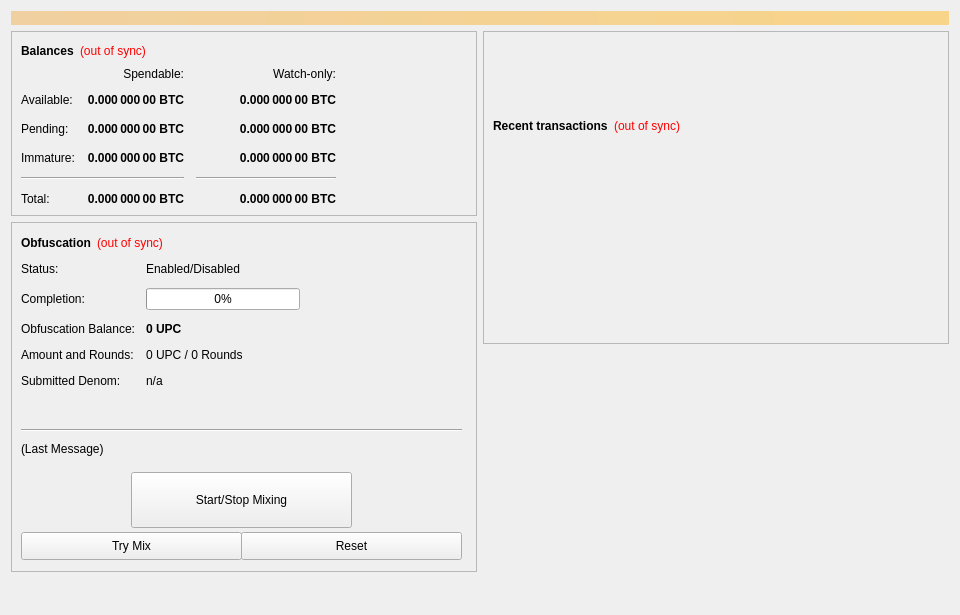
<?xml version="1.0" encoding="UTF-8"?>
<ui version="4.0">
 <class>OverviewPage</class>
 <widget class="QWidget" name="OverviewPage">
  <property name="geometry">
   <rect>
    <x>0</x>
    <y>0</y>
    <width>960</width>
    <height>615</height>
   </rect>
  </property>
  <property name="minimumSize">
   <size>
    <width>960</width>
    <height>0</height>
   </size>
  </property>
  <property name="windowTitle">
   <string>Form</string>
  </property>
  <layout class="QVBoxLayout" name="topLayout">
   <item>
    <widget class="QLabel" name="labelAlerts">
     <property name="visible">
      <bool>false</bool>
     </property>
     <property name="styleSheet">
      <string notr="true">background-color: qlineargradient(x1: 0, y1: 0, x2: 1, y2: 0, stop:0 #F0D0A0, stop:1 #F8D488); color:#000000;</string>
     </property>
     <property name="wordWrap">
      <bool>true</bool>
     </property>
     <property name="margin">
      <number>3</number>
     </property>
    </widget>
   </item>
   <item>
    <layout class="QHBoxLayout" name="horizontalLayout" stretch="1,1">
     <item>
      <layout class="QVBoxLayout" name="verticalLayout_2">
       <item>
        <widget class="QFrame" name="frame">
         <property name="frameShape">
          <enum>QFrame::StyledPanel</enum>
         </property>
         <property name="frameShadow">
          <enum>QFrame::Raised</enum>
         </property>
         <layout class="QVBoxLayout" name="verticalLayout_4">
          <item>
           <layout class="QHBoxLayout" name="horizontalLayout_4">
            <item>
             <widget class="QLabel" name="label_5">
              <property name="font">
               <font>
                <weight>75</weight>
                <bold>true</bold>
               </font>
              </property>
              <property name="text">
               <string>Balances</string>
              </property>
             </widget>
            </item>
            <item>
             <widget class="QLabel" name="labelWalletStatus">
              <property name="cursor">
               <cursorShape>WhatsThisCursor</cursorShape>
              </property>
              <property name="toolTip">
               <string>The displayed information may be out of date. Your wallet automatically synchronizes with the UltraPayCoin network after a connection is established, but this process has not completed yet.</string>
              </property>
              <property name="styleSheet">
               <string notr="true">QLabel { color: red; }</string>
              </property>
              <property name="text">
               <string notr="true">(out of sync)</string>
              </property>
              <property name="alignment">
               <set>Qt::AlignLeading|Qt::AlignLeft|Qt::AlignVCenter</set>
              </property>
             </widget>
            </item>
            <item>
             <spacer name="horizontalSpacer_3">
              <property name="orientation">
               <enum>Qt::Horizontal</enum>
              </property>
              <property name="sizeHint" stdset="0">
               <size>
                <width>40</width>
                <height>20</height>
               </size>
              </property>
             </spacer>
            </item>
           </layout>
          </item>
          <item>
           <layout class="QGridLayout" name="gridLayout">
            <property name="spacing">
             <number>12</number>
            </property>
            <item row="2" column="2">
             <widget class="QLabel" name="labelWatchPending">
              <property name="font">
               <font>
                <weight>75</weight>
                <bold>true</bold>
               </font>
              </property>
              <property name="cursor">
               <cursorShape>IBeamCursor</cursorShape>
              </property>
              <property name="toolTip">
               <string>Unconfirmed transactions to watch-only addresses</string>
              </property>
              <property name="text">
               <string notr="true">0.000 000 00 BTC</string>
              </property>
              <property name="alignment">
               <set>Qt::AlignRight|Qt::AlignTrailing|Qt::AlignVCenter</set>
              </property>
              <property name="textInteractionFlags">
               <set>Qt::LinksAccessibleByMouse|Qt::TextSelectableByKeyboard|Qt::TextSelectableByMouse</set>
              </property>
             </widget>
            </item>
            <item row="2" column="1">
             <widget class="QLabel" name="labelUnconfirmed">
              <property name="font">
               <font>
                <weight>75</weight>
                <bold>true</bold>
               </font>
              </property>
              <property name="cursor">
               <cursorShape>IBeamCursor</cursorShape>
              </property>
              <property name="toolTip">
               <string>Total of transactions that have yet to be confirmed, and do not yet count toward the spendable balance</string>
              </property>
              <property name="text">
               <string notr="true">0.000 000 00 BTC</string>
              </property>
              <property name="alignment">
               <set>Qt::AlignRight|Qt::AlignTrailing|Qt::AlignVCenter</set>
              </property>
              <property name="textInteractionFlags">
               <set>Qt::LinksAccessibleByMouse|Qt::TextSelectableByKeyboard|Qt::TextSelectableByMouse</set>
              </property>
             </widget>
            </item>
            <item row="3" column="2">
             <widget class="QLabel" name="labelWatchImmature">
              <property name="font">
               <font>
                <weight>75</weight>
                <bold>true</bold>
               </font>
              </property>
              <property name="cursor">
               <cursorShape>IBeamCursor</cursorShape>
              </property>
              <property name="toolTip">
               <string>Staked or masternode rewards in watch-only addresses that has not yet matured</string>
              </property>
              <property name="text">
               <string notr="true">0.000 000 00 BTC</string>
              </property>
              <property name="alignment">
               <set>Qt::AlignRight|Qt::AlignTrailing|Qt::AlignVCenter</set>
              </property>
              <property name="textInteractionFlags">
               <set>Qt::LinksAccessibleByMouse|Qt::TextSelectableByKeyboard|Qt::TextSelectableByMouse</set>
              </property>
             </widget>
            </item>
            <item row="4" column="0" colspan="2">
             <widget class="Line" name="lineSpendableBalance">
              <property name="orientation">
               <enum>Qt::Horizontal</enum>
              </property>
             </widget>
            </item>
            <item row="4" column="2">
             <widget class="Line" name="lineWatchBalance">
              <property name="sizePolicy">
               <sizepolicy hsizetype="Preferred" vsizetype="Fixed">
                <horstretch>0</horstretch>
                <verstretch>0</verstretch>
               </sizepolicy>
              </property>
              <property name="minimumSize">
               <size>
                <width>140</width>
                <height>0</height>
               </size>
              </property>
              <property name="orientation">
               <enum>Qt::Horizontal</enum>
              </property>
             </widget>
            </item>
            <item row="5" column="0">
             <widget class="QLabel" name="labelTotalText">
              <property name="text">
               <string>Total:</string>
              </property>
             </widget>
            </item>
            <item row="3" column="1">
             <widget class="QLabel" name="labelImmature">
              <property name="font">
               <font>
                <weight>75</weight>
                <bold>true</bold>
               </font>
              </property>
              <property name="cursor">
               <cursorShape>IBeamCursor</cursorShape>
              </property>
              <property name="toolTip">
               <string>Staked or masternode rewards that has not yet matured</string>
              </property>
              <property name="text">
               <string notr="true">0.000 000 00 BTC</string>
              </property>
              <property name="alignment">
               <set>Qt::AlignRight|Qt::AlignTrailing|Qt::AlignVCenter</set>
              </property>
              <property name="textInteractionFlags">
               <set>Qt::LinksAccessibleByMouse|Qt::TextSelectableByKeyboard|Qt::TextSelectableByMouse</set>
              </property>
             </widget>
            </item>
            <item row="2" column="3">
             <spacer name="horizontalSpacer_2">
              <property name="orientation">
               <enum>Qt::Horizontal</enum>
              </property>
              <property name="sizeHint" stdset="0">
               <size>
                <width>40</width>
                <height>20</height>
               </size>
              </property>
             </spacer>
            </item>
            <item row="3" column="0">
             <widget class="QLabel" name="labelImmatureText">
              <property name="text">
               <string>Immature:</string>
              </property>
             </widget>
            </item>
            <item row="5" column="1">
             <widget class="QLabel" name="labelTotal">
              <property name="font">
               <font>
                <weight>75</weight>
                <bold>true</bold>
               </font>
              </property>
              <property name="cursor">
               <cursorShape>IBeamCursor</cursorShape>
              </property>
              <property name="toolTip">
               <string>Your current total balance</string>
              </property>
              <property name="text">
               <string notr="true">0.000 000 00 BTC</string>
              </property>
              <property name="alignment">
               <set>Qt::AlignRight|Qt::AlignTrailing|Qt::AlignVCenter</set>
              </property>
              <property name="textInteractionFlags">
               <set>Qt::LinksAccessibleByMouse|Qt::TextSelectableByKeyboard|Qt::TextSelectableByMouse</set>
              </property>
             </widget>
            </item>
            <item row="5" column="2">
             <widget class="QLabel" name="labelWatchTotal">
              <property name="font">
               <font>
                <weight>75</weight>
                <bold>true</bold>
               </font>
              </property>
              <property name="cursor">
               <cursorShape>IBeamCursor</cursorShape>
              </property>
              <property name="toolTip">
               <string>Current total balance in watch-only addresses</string>
              </property>
              <property name="text">
               <string notr="true">0.000 000 00 BTC</string>
              </property>
              <property name="alignment">
               <set>Qt::AlignRight|Qt::AlignTrailing|Qt::AlignVCenter</set>
              </property>
              <property name="textInteractionFlags">
               <set>Qt::LinksAccessibleByMouse|Qt::TextSelectableByKeyboard|Qt::TextSelectableByMouse</set>
              </property>
             </widget>
            </item>
            <item row="0" column="2">
             <widget class="QLabel" name="labelWatchonly">
              <property name="text">
               <string>Watch-only:</string>
              </property>
              <property name="alignment">
               <set>Qt::AlignRight|Qt::AlignTrailing|Qt::AlignVCenter</set>
              </property>
             </widget>
            </item>
            <item row="1" column="0">
             <widget class="QLabel" name="labelBalanceText">
              <property name="text">
               <string>Available:</string>
              </property>
             </widget>
            </item>
            <item row="1" column="1">
             <widget class="QLabel" name="labelBalance">
              <property name="font">
               <font>
                <weight>75</weight>
                <bold>true</bold>
               </font>
              </property>
              <property name="cursor">
               <cursorShape>IBeamCursor</cursorShape>
              </property>
              <property name="toolTip">
               <string>Your current spendable balance</string>
              </property>
              <property name="text">
               <string notr="true">0.000 000 00 BTC</string>
              </property>
              <property name="alignment">
               <set>Qt::AlignRight|Qt::AlignTrailing|Qt::AlignVCenter</set>
              </property>
              <property name="textInteractionFlags">
               <set>Qt::LinksAccessibleByMouse|Qt::TextSelectableByKeyboard|Qt::TextSelectableByMouse</set>
              </property>
             </widget>
            </item>
            <item row="1" column="2">
             <widget class="QLabel" name="labelWatchAvailable">
              <property name="font">
               <font>
                <weight>75</weight>
                <bold>true</bold>
               </font>
              </property>
              <property name="cursor">
               <cursorShape>IBeamCursor</cursorShape>
              </property>
              <property name="toolTip">
               <string>Your current balance in watch-only addresses</string>
              </property>
              <property name="text">
               <string notr="true">0.000 000 00 BTC</string>
              </property>
              <property name="alignment">
               <set>Qt::AlignRight|Qt::AlignTrailing|Qt::AlignVCenter</set>
              </property>
              <property name="textInteractionFlags">
               <set>Qt::LinksAccessibleByMouse|Qt::TextSelectableByKeyboard|Qt::TextSelectableByMouse</set>
              </property>
             </widget>
            </item>
            <item row="2" column="0">
             <widget class="QLabel" name="labelPendingText">
              <property name="text">
               <string>Pending:</string>
              </property>
             </widget>
            </item>
            <item row="0" column="1">
             <widget class="QLabel" name="labelSpendable">
              <property name="text">
               <string>Spendable:</string>
              </property>
              <property name="alignment">
               <set>Qt::AlignRight|Qt::AlignTrailing|Qt::AlignVCenter</set>
              </property>
             </widget>
            </item>
           </layout>
          </item>
         </layout>
        </widget>
       </item>
       <item>
        <widget class="QFrame" name="frameObfuscation">
         <property name="minimumSize">
          <size>
           <width>0</width>
           <height>350</height>
          </size>
         </property>
         <property name="layoutDirection">
          <enum>Qt::LeftToRight</enum>
         </property>
         <property name="frameShape">
          <enum>QFrame::StyledPanel</enum>
         </property>
         <property name="frameShadow">
          <enum>QFrame::Raised</enum>
         </property>
         <widget class="QWidget" name="formLayoutWidget">
          <property name="geometry">
           <rect>
            <x>10</x>
            <y>40</y>
            <width>451</width>
            <height>161</height>
           </rect>
          </property>
          <layout class="QFormLayout" name="formLayout">
           <property name="fieldGrowthPolicy">
            <enum>QFormLayout::AllNonFixedFieldsGrow</enum>
           </property>
           <property name="horizontalSpacing">
            <number>11</number>
           </property>
           <property name="verticalSpacing">
            <number>12</number>
           </property>
           <item row="0" column="0">
            <widget class="QLabel" name="label_6">
             <property name="text">
              <string>Status:</string>
             </property>
            </widget>
           </item>
           <item row="1" column="0">
            <widget class="QLabel" name="label_7">
             <property name="text">
              <string>Completion:</string>
             </property>
            </widget>
           </item>
           <item row="1" column="1">
            <widget class="QProgressBar" name="obfuscationProgress">
             <property name="maximumSize">
              <size>
               <width>154</width>
               <height>16777215</height>
              </size>
             </property>
             <property name="value">
              <number>0</number>
             </property>
            </widget>
           </item>
           <item row="2" column="0">
            <widget class="QLabel" name="labelAnonymizedText">
             <property name="text">
              <string>Obfuscation Balance:</string>
             </property>
            </widget>
           </item>
           <item row="2" column="1">
            <widget class="QLabel" name="labelAnonymized">
             <property name="font">
              <font>
               <weight>75</weight>
               <bold>true</bold>
              </font>
             </property>
             <property name="text">
              <string notr="true">0 UPC</string>
             </property>
            </widget>
           </item>
           <item row="3" column="0">
            <widget class="QLabel" name="label_8">
             <property name="text">
              <string>Amount and Rounds:</string>
             </property>
            </widget>
           </item>
           <item row="3" column="1">
            <widget class="QLabel" name="labelAmountRounds">
             <property name="text">
              <string>0 UPC / 0 Rounds</string>
             </property>
            </widget>
           </item>
           <item row="4" column="0">
            <widget class="QLabel" name="label_9">
             <property name="text">
              <string>Submitted Denom:</string>
             </property>
            </widget>
           </item>
           <item row="4" column="1">
            <widget class="QLabel" name="labelSubmittedDenom">
             <property name="toolTip">
              <string>The denominations you submitted to the Masternode.&lt;br&gt;To mix, other users must submit the exact same denominations.</string>
             </property>
             <property name="text">
              <string>n/a</string>
             </property>
            </widget>
           </item>
           <item row="0" column="1">
            <widget class="QLabel" name="obfuscationEnabled">
             <property name="text">
              <string>Enabled/Disabled</string>
             </property>
            </widget>
           </item>
          </layout>
         </widget>
         <widget class="QPushButton" name="runAutoDenom">
          <property name="geometry">
           <rect>
            <x>251</x>
            <y>17</y>
            <width>1</width>
            <height>1</height>
           </rect>
          </property>
          <property name="palette">
           <palette>
            <active>
             <colorrole role="WindowText">
              <brush brushstyle="SolidPattern">
               <color alpha="255">
                <red>0</red>
                <green>0</green>
                <blue>0</blue>
               </color>
              </brush>
             </colorrole>
             <colorrole role="Button">
              <brush brushstyle="SolidPattern">
               <color alpha="255">
                <red>239</red>
                <green>238</green>
                <blue>238</blue>
               </color>
              </brush>
             </colorrole>
             <colorrole role="Light">
              <brush brushstyle="SolidPattern">
               <color alpha="255">
                <red>255</red>
                <green>255</green>
                <blue>255</blue>
               </color>
              </brush>
             </colorrole>
             <colorrole role="Midlight">
              <brush brushstyle="SolidPattern">
               <color alpha="255">
                <red>247</red>
                <green>246</green>
                <blue>246</blue>
               </color>
              </brush>
             </colorrole>
             <colorrole role="Dark">
              <brush brushstyle="SolidPattern">
               <color alpha="255">
                <red>119</red>
                <green>119</green>
                <blue>119</blue>
               </color>
              </brush>
             </colorrole>
             <colorrole role="Mid">
              <brush brushstyle="SolidPattern">
               <color alpha="255">
                <red>159</red>
                <green>159</green>
                <blue>159</blue>
               </color>
              </brush>
             </colorrole>
             <colorrole role="Text">
              <brush brushstyle="SolidPattern">
               <color alpha="255">
                <red>0</red>
                <green>0</green>
                <blue>0</blue>
               </color>
              </brush>
             </colorrole>
             <colorrole role="BrightText">
              <brush brushstyle="SolidPattern">
               <color alpha="255">
                <red>255</red>
                <green>255</green>
                <blue>255</blue>
               </color>
              </brush>
             </colorrole>
             <colorrole role="ButtonText">
              <brush brushstyle="SolidPattern">
               <color alpha="255">
                <red>0</red>
                <green>0</green>
                <blue>0</blue>
               </color>
              </brush>
             </colorrole>
             <colorrole role="Base">
              <brush brushstyle="SolidPattern">
               <color alpha="255">
                <red>255</red>
                <green>255</green>
                <blue>255</blue>
               </color>
              </brush>
             </colorrole>
             <colorrole role="Window">
              <brush brushstyle="SolidPattern">
               <color alpha="255">
                <red>239</red>
                <green>238</green>
                <blue>238</blue>
               </color>
              </brush>
             </colorrole>
             <colorrole role="Shadow">
              <brush brushstyle="SolidPattern">
               <color alpha="255">
                <red>0</red>
                <green>0</green>
                <blue>0</blue>
               </color>
              </brush>
             </colorrole>
             <colorrole role="AlternateBase">
              <brush brushstyle="SolidPattern">
               <color alpha="255">
                <red>247</red>
                <green>246</green>
                <blue>246</blue>
               </color>
              </brush>
             </colorrole>
             <colorrole role="ToolTipBase">
              <brush brushstyle="SolidPattern">
               <color alpha="255">
                <red>255</red>
                <green>255</green>
                <blue>220</blue>
               </color>
              </brush>
             </colorrole>
             <colorrole role="ToolTipText">
              <brush brushstyle="SolidPattern">
               <color alpha="255">
                <red>0</red>
                <green>0</green>
                <blue>0</blue>
               </color>
              </brush>
             </colorrole>
            </active>
            <inactive>
             <colorrole role="WindowText">
              <brush brushstyle="SolidPattern">
               <color alpha="255">
                <red>0</red>
                <green>0</green>
                <blue>0</blue>
               </color>
              </brush>
             </colorrole>
             <colorrole role="Button">
              <brush brushstyle="SolidPattern">
               <color alpha="255">
                <red>239</red>
                <green>238</green>
                <blue>238</blue>
               </color>
              </brush>
             </colorrole>
             <colorrole role="Light">
              <brush brushstyle="SolidPattern">
               <color alpha="255">
                <red>255</red>
                <green>255</green>
                <blue>255</blue>
               </color>
              </brush>
             </colorrole>
             <colorrole role="Midlight">
              <brush brushstyle="SolidPattern">
               <color alpha="255">
                <red>247</red>
                <green>246</green>
                <blue>246</blue>
               </color>
              </brush>
             </colorrole>
             <colorrole role="Dark">
              <brush brushstyle="SolidPattern">
               <color alpha="255">
                <red>119</red>
                <green>119</green>
                <blue>119</blue>
               </color>
              </brush>
             </colorrole>
             <colorrole role="Mid">
              <brush brushstyle="SolidPattern">
               <color alpha="255">
                <red>159</red>
                <green>159</green>
                <blue>159</blue>
               </color>
              </brush>
             </colorrole>
             <colorrole role="Text">
              <brush brushstyle="SolidPattern">
               <color alpha="255">
                <red>0</red>
                <green>0</green>
                <blue>0</blue>
               </color>
              </brush>
             </colorrole>
             <colorrole role="BrightText">
              <brush brushstyle="SolidPattern">
               <color alpha="255">
                <red>255</red>
                <green>255</green>
                <blue>255</blue>
               </color>
              </brush>
             </colorrole>
             <colorrole role="ButtonText">
              <brush brushstyle="SolidPattern">
               <color alpha="255">
                <red>0</red>
                <green>0</green>
                <blue>0</blue>
               </color>
              </brush>
             </colorrole>
             <colorrole role="Base">
              <brush brushstyle="SolidPattern">
               <color alpha="255">
                <red>255</red>
                <green>255</green>
                <blue>255</blue>
               </color>
              </brush>
             </colorrole>
             <colorrole role="Window">
              <brush brushstyle="SolidPattern">
               <color alpha="255">
                <red>239</red>
                <green>238</green>
                <blue>238</blue>
               </color>
              </brush>
             </colorrole>
             <colorrole role="Shadow">
              <brush brushstyle="SolidPattern">
               <color alpha="255">
                <red>0</red>
                <green>0</green>
                <blue>0</blue>
               </color>
              </brush>
             </colorrole>
             <colorrole role="AlternateBase">
              <brush brushstyle="SolidPattern">
               <color alpha="255">
                <red>247</red>
                <green>246</green>
                <blue>246</blue>
               </color>
              </brush>
             </colorrole>
             <colorrole role="ToolTipBase">
              <brush brushstyle="SolidPattern">
               <color alpha="255">
                <red>255</red>
                <green>255</green>
                <blue>220</blue>
               </color>
              </brush>
             </colorrole>
             <colorrole role="ToolTipText">
              <brush brushstyle="SolidPattern">
               <color alpha="255">
                <red>0</red>
                <green>0</green>
                <blue>0</blue>
               </color>
              </brush>
             </colorrole>
            </inactive>
            <disabled>
             <colorrole role="WindowText">
              <brush brushstyle="SolidPattern">
               <color alpha="255">
                <red>119</red>
                <green>119</green>
                <blue>119</blue>
               </color>
              </brush>
             </colorrole>
             <colorrole role="Button">
              <brush brushstyle="SolidPattern">
               <color alpha="255">
                <red>239</red>
                <green>238</green>
                <blue>238</blue>
               </color>
              </brush>
             </colorrole>
             <colorrole role="Light">
              <brush brushstyle="SolidPattern">
               <color alpha="255">
                <red>255</red>
                <green>255</green>
                <blue>255</blue>
               </color>
              </brush>
             </colorrole>
             <colorrole role="Midlight">
              <brush brushstyle="SolidPattern">
               <color alpha="255">
                <red>247</red>
                <green>246</green>
                <blue>246</blue>
               </color>
              </brush>
             </colorrole>
             <colorrole role="Dark">
              <brush brushstyle="SolidPattern">
               <color alpha="255">
                <red>119</red>
                <green>119</green>
                <blue>119</blue>
               </color>
              </brush>
             </colorrole>
             <colorrole role="Mid">
              <brush brushstyle="SolidPattern">
               <color alpha="255">
                <red>159</red>
                <green>159</green>
                <blue>159</blue>
               </color>
              </brush>
             </colorrole>
             <colorrole role="Text">
              <brush brushstyle="SolidPattern">
               <color alpha="255">
                <red>119</red>
                <green>119</green>
                <blue>119</blue>
               </color>
              </brush>
             </colorrole>
             <colorrole role="BrightText">
              <brush brushstyle="SolidPattern">
               <color alpha="255">
                <red>255</red>
                <green>255</green>
                <blue>255</blue>
               </color>
              </brush>
             </colorrole>
             <colorrole role="ButtonText">
              <brush brushstyle="SolidPattern">
               <color alpha="255">
                <red>119</red>
                <green>119</green>
                <blue>119</blue>
               </color>
              </brush>
             </colorrole>
             <colorrole role="Base">
              <brush brushstyle="SolidPattern">
               <color alpha="255">
                <red>239</red>
                <green>238</green>
                <blue>238</blue>
               </color>
              </brush>
             </colorrole>
             <colorrole role="Window">
              <brush brushstyle="SolidPattern">
               <color alpha="255">
                <red>239</red>
                <green>238</green>
                <blue>238</blue>
               </color>
              </brush>
             </colorrole>
             <colorrole role="Shadow">
              <brush brushstyle="SolidPattern">
               <color alpha="255">
                <red>0</red>
                <green>0</green>
                <blue>0</blue>
               </color>
              </brush>
             </colorrole>
             <colorrole role="AlternateBase">
              <brush brushstyle="SolidPattern">
               <color alpha="255">
                <red>239</red>
                <green>238</green>
                <blue>238</blue>
               </color>
              </brush>
             </colorrole>
             <colorrole role="ToolTipBase">
              <brush brushstyle="SolidPattern">
               <color alpha="255">
                <red>255</red>
                <green>255</green>
                <blue>220</blue>
               </color>
              </brush>
             </colorrole>
             <colorrole role="ToolTipText">
              <brush brushstyle="SolidPattern">
               <color alpha="255">
                <red>0</red>
                <green>0</green>
                <blue>0</blue>
               </color>
              </brush>
             </colorrole>
            </disabled>
           </palette>
          </property>
          <property name="focusPolicy">
           <enum>Qt::NoFocus</enum>
          </property>
          <property name="autoFillBackground">
           <bool>true</bool>
          </property>
          <property name="text">
           <string/>
          </property>
          <property name="flat">
           <bool>true</bool>
          </property>
         </widget>
         <widget class="QPushButton" name="toggleObfuscation">
          <property name="geometry">
           <rect>
            <x>120</x>
            <y>250</y>
            <width>221</width>
            <height>56</height>
           </rect>
          </property>
          <property name="sizePolicy">
           <sizepolicy hsizetype="MinimumExpanding" vsizetype="Fixed">
            <horstretch>0</horstretch>
            <verstretch>0</verstretch>
           </sizepolicy>
          </property>
          <property name="text">
           <string>Start/Stop Mixing</string>
          </property>
         </widget>
         <widget class="Line" name="lineLastMessage">
          <property name="geometry">
           <rect>
            <x>10</x>
            <y>200</y>
            <width>441</width>
            <height>16</height>
           </rect>
          </property>
          <property name="orientation">
           <enum>Qt::Horizontal</enum>
          </property>
         </widget>
         <widget class="QLabel" name="obfuscationStatus">
          <property name="geometry">
           <rect>
            <x>10</x>
            <y>220</y>
            <width>451</width>
            <height>61</height>
           </rect>
          </property>
          <property name="minimumSize">
           <size>
            <width>288</width>
            <height>43</height>
           </size>
          </property>
          <property name="text">
           <string>(Last Message)</string>
          </property>
          <property name="alignment">
           <set>Qt::AlignLeading|Qt::AlignLeft|Qt::AlignTop</set>
          </property>
          <property name="wordWrap">
           <bool>true</bool>
          </property>
         </widget>
         <widget class="QPushButton" name="obfuscationAuto">
          <property name="geometry">
           <rect>
            <x>10</x>
            <y>310</y>
            <width>221</width>
            <height>28</height>
           </rect>
          </property>
          <property name="sizePolicy">
           <sizepolicy hsizetype="MinimumExpanding" vsizetype="Fixed">
            <horstretch>0</horstretch>
            <verstretch>0</verstretch>
           </sizepolicy>
          </property>
          <property name="toolTip">
           <string>Try to manually submit a Obfuscation request.</string>
          </property>
          <property name="text">
           <string>Try Mix</string>
          </property>
         </widget>
         <widget class="QPushButton" name="obfuscationReset">
          <property name="geometry">
           <rect>
            <x>230</x>
            <y>310</y>
            <width>221</width>
            <height>28</height>
           </rect>
          </property>
          <property name="sizePolicy">
           <sizepolicy hsizetype="MinimumExpanding" vsizetype="Fixed">
            <horstretch>0</horstretch>
            <verstretch>0</verstretch>
           </sizepolicy>
          </property>
          <property name="toolTip">
           <string>Reset the current status of Obfuscation (can interrupt Obfuscation if it's in the process of Mixing, which can cost you money!)</string>
          </property>
          <property name="autoFillBackground">
           <bool>false</bool>
          </property>
          <property name="text">
           <string>Reset</string>
          </property>
         </widget>
         <widget class="QWidget" name="layoutWidget">
          <property name="geometry">
           <rect>
            <x>10</x>
            <y>10</y>
            <width>431</width>
            <height>22</height>
           </rect>
          </property>
          <layout class="QHBoxLayout" name="horizontalLayout_5">
           <item>
            <widget class="QLabel" name="label_2">
             <property name="font">
              <font>
               <weight>75</weight>
               <bold>true</bold>
              </font>
             </property>
             <property name="text">
              <string>Obfuscation</string>
             </property>
            </widget>
           </item>
           <item>
            <widget class="QLabel" name="labelObfuscationSyncStatus">
             <property name="toolTip">
              <string>The displayed information may be out of date. Your wallet automatically synchronizes with the UltraPayCoin network after a connection is established, but this process has not completed yet.</string>
             </property>
             <property name="styleSheet">
              <string notr="true">QLabel { color: red; }</string>
             </property>
             <property name="text">
              <string notr="true">(out of sync)</string>
             </property>
             <property name="alignment">
              <set>Qt::AlignLeading|Qt::AlignLeft|Qt::AlignVCenter</set>
             </property>
            </widget>
           </item>
           <item>
            <spacer name="horizontalSpacer_4">
             <property name="orientation">
              <enum>Qt::Horizontal</enum>
             </property>
             <property name="sizeHint" stdset="0">
              <size>
               <width>40</width>
               <height>20</height>
              </size>
             </property>
            </spacer>
           </item>
          </layout>
         </widget>
        </widget>
       </item>
       <item>
        <spacer name="verticalSpacer">
         <property name="orientation">
          <enum>Qt::Vertical</enum>
         </property>
         <property name="sizeHint" stdset="0">
          <size>
           <width>20</width>
           <height>40</height>
          </size>
         </property>
        </spacer>
       </item>
      </layout>
     </item>
     <item>
      <layout class="QVBoxLayout" name="verticalLayout_3">
       <item>
        <widget class="QFrame" name="frame_2">
         <property name="frameShape">
          <enum>QFrame::StyledPanel</enum>
         </property>
         <property name="frameShadow">
          <enum>QFrame::Raised</enum>
         </property>
         <layout class="QVBoxLayout" name="verticalLayout">
          <item>
           <spacer name="verticalSpacer_3">
            <property name="orientation">
             <enum>Qt::Vertical</enum>
            </property>
            <property name="sizeType">
             <enum>QSizePolicy::Fixed</enum>
            </property>
            <property name="sizeHint" stdset="0">
             <size>
              <width>20</width>
              <height>75</height>
             </size>
            </property>
           </spacer>
          </item>
          <item>
           <layout class="QHBoxLayout" name="horizontalLayout_2">
            <item>
             <widget class="QLabel" name="label_4">
              <property name="font">
               <font>
                <weight>75</weight>
                <bold>true</bold>
               </font>
              </property>
              <property name="text">
               <string>Recent transactions</string>
              </property>
             </widget>
            </item>
            <item>
             <widget class="QLabel" name="labelTransactionsStatus">
              <property name="cursor">
               <cursorShape>WhatsThisCursor</cursorShape>
              </property>
              <property name="toolTip">
               <string>The displayed information may be out of date. Your wallet automatically synchronizes with the UltraPayCoin network after a connection is established, but this process has not completed yet.</string>
              </property>
              <property name="styleSheet">
               <string notr="true">QLabel { color: red; }</string>
              </property>
              <property name="text">
               <string notr="true">(out of sync)</string>
              </property>
              <property name="alignment">
               <set>Qt::AlignRight|Qt::AlignTrailing|Qt::AlignVCenter</set>
              </property>
             </widget>
            </item>
            <item>
             <spacer name="horizontalSpacer">
              <property name="orientation">
               <enum>Qt::Horizontal</enum>
              </property>
              <property name="sizeHint" stdset="0">
               <size>
                <width>40</width>
                <height>20</height>
               </size>
              </property>
             </spacer>
            </item>
           </layout>
          </item>
          <item>
           <widget class="QListView" name="listTransactions">
            <property name="styleSheet">
             <string notr="true">QListView { background: transparent; }</string>
            </property>
            <property name="frameShape">
             <enum>QFrame::NoFrame</enum>
            </property>
            <property name="verticalScrollBarPolicy">
             <enum>Qt::ScrollBarAlwaysOff</enum>
            </property>
            <property name="horizontalScrollBarPolicy">
             <enum>Qt::ScrollBarAlwaysOff</enum>
            </property>
            <property name="selectionMode">
             <enum>QAbstractItemView::NoSelection</enum>
            </property>
           </widget>
          </item>
         </layout>
        </widget>
       </item>
       <item>
        <spacer name="verticalSpacer_2">
         <property name="orientation">
          <enum>Qt::Vertical</enum>
         </property>
         <property name="sizeType">
          <enum>QSizePolicy::Expanding</enum>
         </property>
         <property name="sizeHint" stdset="0">
          <size>
           <width>20</width>
           <height>40</height>
          </size>
         </property>
        </spacer>
       </item>
      </layout>
     </item>
    </layout>
   </item>
  </layout>
 </widget>
 <resources/>
 <connections/>
</ui>
